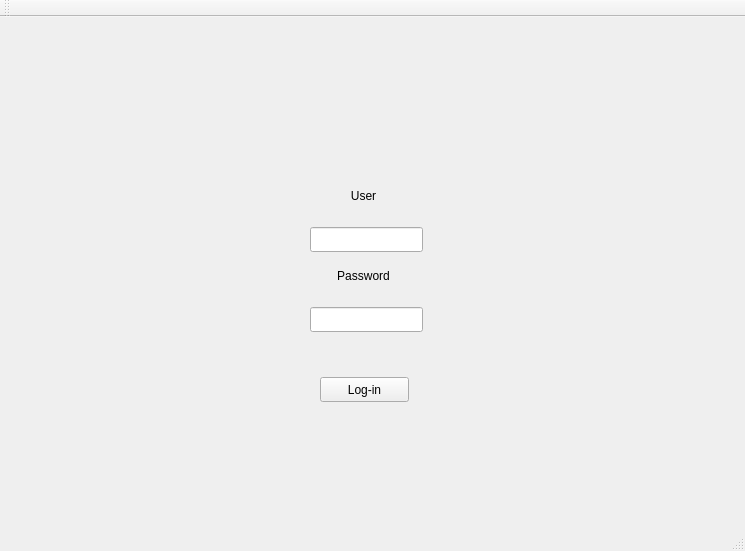
<?xml version="1.0" encoding="UTF-8"?>
<ui version="4.0">
 <class>MainWindow</class>
 <widget class="QMainWindow" name="MainWindow">
  <property name="geometry">
   <rect>
    <x>0</x>
    <y>0</y>
    <width>745</width>
    <height>551</height>
   </rect>
  </property>
  <property name="windowTitle">
   <string>MainWindow</string>
  </property>
  <widget class="QWidget" name="centralWidget">
   <widget class="QLineEdit" name="lineEdit">
    <property name="geometry">
     <rect>
      <x>310</x>
      <y>210</y>
      <width>113</width>
      <height>25</height>
     </rect>
    </property>
   </widget>
   <widget class="QLabel" name="label">
    <property name="geometry">
     <rect>
      <x>330</x>
      <y>170</y>
      <width>67</width>
      <height>17</height>
     </rect>
    </property>
    <property name="layoutDirection">
     <enum>Qt::LeftToRight</enum>
    </property>
    <property name="text">
     <string>User</string>
    </property>
    <property name="alignment">
     <set>Qt::AlignCenter</set>
    </property>
   </widget>
   <widget class="QLineEdit" name="lineEdit_2">
    <property name="geometry">
     <rect>
      <x>310</x>
      <y>290</y>
      <width>113</width>
      <height>25</height>
     </rect>
    </property>
    <property name="text">
     <string/>
    </property>
   </widget>
   <widget class="QLabel" name="label_2">
    <property name="geometry">
     <rect>
      <x>330</x>
      <y>250</y>
      <width>67</width>
      <height>17</height>
     </rect>
    </property>
    <property name="layoutDirection">
     <enum>Qt::LeftToRight</enum>
    </property>
    <property name="text">
     <string>Password</string>
    </property>
    <property name="alignment">
     <set>Qt::AlignCenter</set>
    </property>
   </widget>
   <widget class="QPushButton" name="pushButton">
    <property name="geometry">
     <rect>
      <x>320</x>
      <y>360</y>
      <width>89</width>
      <height>25</height>
     </rect>
    </property>
    <property name="text">
     <string>Log-in</string>
    </property>
   </widget>
  </widget>
  <widget class="QMenuBar" name="menuBar">
   <property name="geometry">
    <rect>
     <x>0</x>
     <y>0</y>
     <width>745</width>
     <height>22</height>
    </rect>
   </property>
  </widget>
  <widget class="QToolBar" name="mainToolBar">
   <attribute name="toolBarArea">
    <enum>TopToolBarArea</enum>
   </attribute>
   <attribute name="toolBarBreak">
    <bool>false</bool>
   </attribute>
  </widget>
  <widget class="QStatusBar" name="statusBar"/>
 </widget>
 <layoutdefault spacing="6" margin="11"/>
 <resources/>
 <connections/>
</ui>
